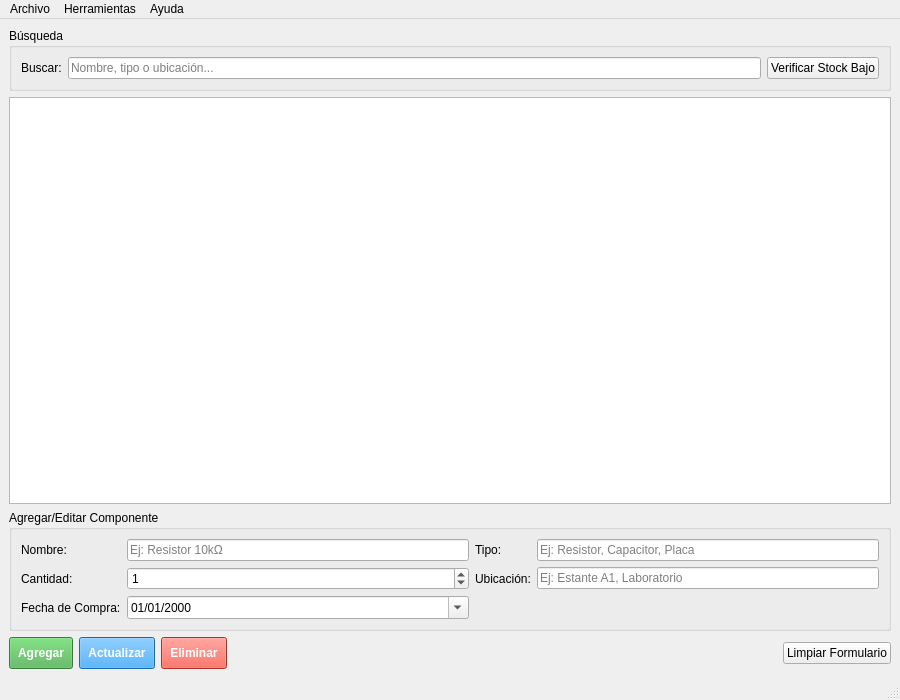
<?xml version="1.0" encoding="UTF-8"?>
<ui version="4.0">
 <class>MainWindow</class>
 <widget class="QMainWindow" name="MainWindow">
  <property name="geometry">
   <rect>
    <x>0</x>
    <y>0</y>
    <width>900</width>
    <height>700</height>
   </rect>
  </property>
  <property name="windowTitle">
   <string>Gestor de Inventario IoT</string>
  </property>
  <widget class="QWidget" name="centralwidget">
   <layout class="QVBoxLayout" name="verticalLayout">
    <item>
     <widget class="QGroupBox" name="groupBoxSearch">
      <property name="title">
       <string>Búsqueda</string>
      </property>
      <layout class="QHBoxLayout" name="horizontalLayoutSearch">
       <item>
        <widget class="QLabel" name="labelSearch">
         <property name="text">
          <string>Buscar:</string>
         </property>
        </widget>
       </item>
       <item>
        <widget class="QLineEdit" name="searchEdit">
         <property name="placeholderText">
          <string>Nombre, tipo o ubicación...</string>
         </property>
        </widget>
       </item>
       <item>
        <widget class="QPushButton" name="checkStockButton">
         <property name="text">
          <string>Verificar Stock Bajo</string>
         </property>
        </widget>
       </item>
      </layout>
     </widget>
    </item>
    <item>
     <widget class="QTableView" name="tableView">
      <property name="alternatingRowColors">
       <bool>true</bool>
      </property>
      <property name="selectionBehavior">
       <enum>QAbstractItemView::SelectRows</enum>
      </property>
      <property name="selectionMode">
       <enum>QAbstractItemView::SingleSelection</enum>
      </property>
      <property name="sortingEnabled">
       <bool>true</bool>
      </property>
     </widget>
    </item>
    <item>
     <widget class="QGroupBox" name="groupBoxForm">
      <property name="title">
       <string>Agregar/Editar Componente</string>
      </property>
      <layout class="QGridLayout" name="gridLayoutForm">
       <item row="0" column="0">
        <widget class="QLabel" name="labelName">
         <property name="text">
          <string>Nombre:</string>
         </property>
        </widget>
       </item>
       <item row="0" column="1">
        <widget class="QLineEdit" name="nameEdit">
         <property name="placeholderText">
          <string>Ej: Resistor 10kΩ</string>
         </property>
        </widget>
       </item>
       <item row="0" column="2">
        <widget class="QLabel" name="labelType">
         <property name="text">
          <string>Tipo:</string>
         </property>
        </widget>
       </item>
       <item row="0" column="3">
        <widget class="QLineEdit" name="typeEdit">
         <property name="placeholderText">
          <string>Ej: Resistor, Capacitor, Placa</string>
         </property>
        </widget>
       </item>
       <item row="1" column="0">
        <widget class="QLabel" name="labelQuantity">
         <property name="text">
          <string>Cantidad:</string>
         </property>
        </widget>
       </item>
       <item row="1" column="1">
        <widget class="QSpinBox" name="quantitySpin">
         <property name="minimum">
          <number>0</number>
         </property>
         <property name="maximum">
          <number>9999</number>
         </property>
         <property name="value">
          <number>1</number>
         </property>
        </widget>
       </item>
       <item row="1" column="2">
        <widget class="QLabel" name="labelLocation">
         <property name="text">
          <string>Ubicación:</string>
         </property>
        </widget>
       </item>
       <item row="1" column="3">
        <widget class="QLineEdit" name="locationEdit">
         <property name="placeholderText">
          <string>Ej: Estante A1, Laboratorio</string>
         </property>
        </widget>
       </item>
       <item row="2" column="0">
        <widget class="QLabel" name="labelDate">
         <property name="text">
          <string>Fecha de Compra:</string>
         </property>
        </widget>
       </item>
       <item row="2" column="1">
        <widget class="QDateEdit" name="dateEdit">
         <property name="calendarPopup">
          <bool>true</bool>
         </property>
         <property name="displayFormat">
          <string>dd/MM/yyyy</string>
         </property>
        </widget>
       </item>
       <item row="2" column="2" colspan="2">
        <spacer name="horizontalSpacer">
         <property name="orientation">
          <enum>Qt::Horizontal</enum>
         </property>
         <property name="sizeHint" stdset="0">
          <size>
           <width>40</width>
           <height>20</height>
          </size>
         </property>
        </spacer>
       </item>
      </layout>
     </widget>
    </item>
    <item>
     <layout class="QHBoxLayout" name="horizontalLayoutButtons">
      <item>
       <widget class="QPushButton" name="addButton">
        <property name="text">
         <string>Agregar</string>
        </property>
        <property name="styleSheet">
         <string notr="true">background-color: #4CAF50; color: white; padding: 8px; font-weight: bold;</string>
        </property>
       </widget>
      </item>
      <item>
       <widget class="QPushButton" name="updateButton">
        <property name="text">
         <string>Actualizar</string>
        </property>
        <property name="styleSheet">
         <string notr="true">background-color: #2196F3; color: white; padding: 8px; font-weight: bold;</string>
        </property>
       </widget>
      </item>
      <item>
       <widget class="QPushButton" name="deleteButton">
        <property name="text">
         <string>Eliminar</string>
        </property>
        <property name="styleSheet">
         <string notr="true">background-color: #F44336; color: white; padding: 8px; font-weight: bold;</string>
        </property>
       </widget>
      </item>
      <item>
       <spacer name="horizontalSpacerButtons">
        <property name="orientation">
         <enum>Qt::Horizontal</enum>
        </property>
        <property name="sizeHint" stdset="0">
         <size>
          <width>40</width>
          <height>20</height>
         </size>
        </property>
       </spacer>
      </item>
      <item>
       <widget class="QPushButton" name="clearButton">
        <property name="text">
         <string>Limpiar Formulario</string>
        </property>
       </widget>
      </item>
     </layout>
    </item>
   </layout>
  </widget>
  <widget class="QStatusBar" name="statusbar"/>
  <widget class="QMenuBar" name="menubar">
   <property name="geometry">
    <rect>
     <x>0</x>
     <y>0</y>
     <width>900</width>
     <height>25</height>
    </rect>
   </property>
   <widget class="QMenu" name="menuArchivo">
    <property name="title">
     <string>Archivo</string>
    </property>
    <addaction name="actionSalir"/>
   </widget>
   <widget class="QMenu" name="menuHerramientas">
    <property name="title">
     <string>Herramientas</string>
    </property>
    <addaction name="actionVerificar_Stock"/>
    <addaction name="separator"/>
    <addaction name="actionBackup_BD"/>
    <addaction name="actionRestaurar_BD"/>
   </widget>
   <widget class="QMenu" name="menuAyuda">
    <property name="title">
     <string>Ayuda</string>
    </property>
    <addaction name="actionAcerca_de"/>
   </widget>
   <addaction name="menuArchivo"/>
   <addaction name="menuHerramientas"/>
   <addaction name="menuAyuda"/>
  </widget>
  <action name="actionSalir">
   <property name="text">
    <string>Salir</string>
   </property>
   <property name="shortcut">
    <string>Ctrl+Q</string>
   </property>
  </action>
  <action name="actionVerificar_Stock">
   <property name="text">
    <string>Verificar Stock Bajo</string>
   </property>
   <property name="shortcut">
    <string>Ctrl+S</string>
   </property>
  </action>
  <action name="actionBackup_BD">
   <property name="text">
    <string>Backup Base de Datos</string>
   </property>
  </action>
  <action name="actionRestaurar_BD">
   <property name="text">
    <string>Restaurar Base de Datos</string>
   </property>
  </action>
  <action name="actionAcerca_de">
   <property name="text">
    <string>Acerca de...</string>
   </property>
  </action>
 </widget>
 <resources/>
 <connections/>
</ui>
